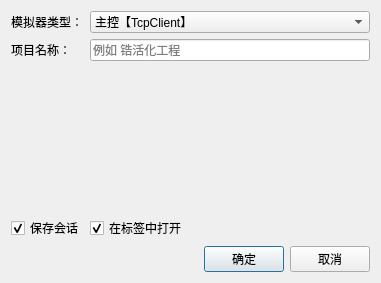
<?xml version="1.0" encoding="UTF-8"?>
<ui version="4.0">
 <class>CreateSessionWindow</class>
 <widget class="QDialog" name="CreateSessionWindow">
  <property name="geometry">
   <rect>
    <x>0</x>
    <y>0</y>
    <width>381</width>
    <height>283</height>
   </rect>
  </property>
  <property name="windowTitle">
   <string>创建会话</string>
  </property>
  <layout class="QVBoxLayout" name="verticalLayout">
   <item>
    <layout class="QGridLayout" name="gridLayout">
     <item row="0" column="0">
      <widget class="QLabel" name="label">
       <property name="text">
        <string>模拟器类型：</string>
       </property>
      </widget>
     </item>
     <item row="0" column="1">
      <widget class="QComboBox" name="comboBox_sessionType">
       <item>
        <property name="text">
         <string>主控【TcpClient】</string>
        </property>
       </item>
       <item>
        <property name="text">
         <string>被控【TcpServer】</string>
        </property>
       </item>
      </widget>
     </item>
     <item row="1" column="0">
      <widget class="QLabel" name="label_2">
       <property name="text">
        <string>项目名称：</string>
       </property>
      </widget>
     </item>
     <item row="1" column="1">
      <widget class="QLineEdit" name="lineEdit_sessionName">
       <property name="placeholderText">
        <string>例如 锆活化工程</string>
       </property>
      </widget>
     </item>
     <item row="2" column="0">
      <spacer name="verticalSpacer">
       <property name="orientation">
        <enum>Qt::Vertical</enum>
       </property>
       <property name="sizeHint" stdset="0">
        <size>
         <width>20</width>
         <height>40</height>
        </size>
       </property>
      </spacer>
     </item>
     <item row="3" column="0">
      <widget class="QCheckBox" name="checkBox_saveSession">
       <property name="enabled">
        <bool>true</bool>
       </property>
       <property name="text">
        <string>保存会话</string>
       </property>
       <property name="checked">
        <bool>true</bool>
       </property>
      </widget>
     </item>
     <item row="3" column="1">
      <widget class="QCheckBox" name="checkBox_openInNewWindow">
       <property name="text">
        <string>在标签中打开</string>
       </property>
       <property name="checked">
        <bool>true</bool>
       </property>
      </widget>
     </item>
    </layout>
   </item>
   <item>
    <layout class="QHBoxLayout" name="horizontalLayout">
     <item>
      <spacer name="horizontalSpacer">
       <property name="orientation">
        <enum>Qt::Horizontal</enum>
       </property>
       <property name="sizeHint" stdset="0">
        <size>
         <width>40</width>
         <height>20</height>
        </size>
       </property>
      </spacer>
     </item>
     <item>
      <widget class="QPushButton" name="pushButton_OK">
       <property name="text">
        <string>确定</string>
       </property>
      </widget>
     </item>
     <item>
      <widget class="QPushButton" name="pushButton_cancel">
       <property name="text">
        <string>取消</string>
       </property>
      </widget>
     </item>
    </layout>
   </item>
  </layout>
 </widget>
 <resources/>
 <connections/>
</ui>
